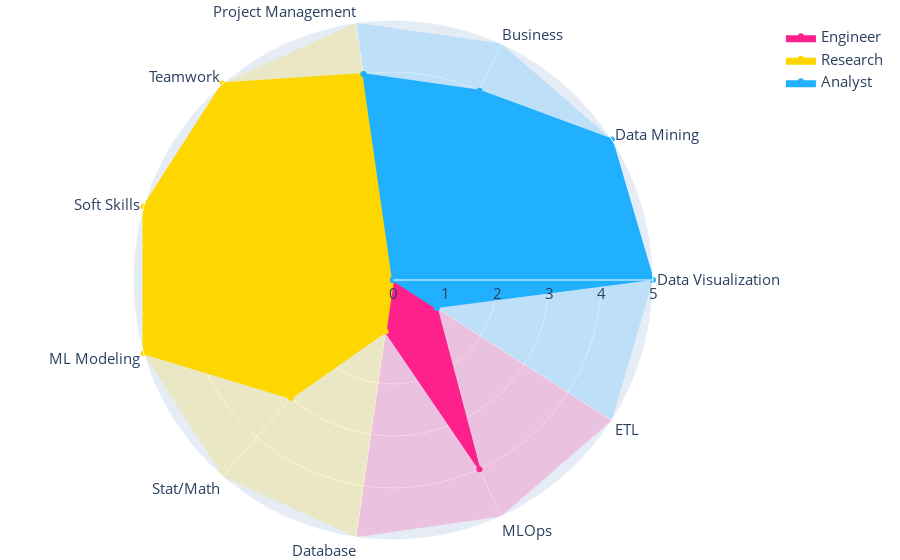

Notebook source saved alongside this figure:
### Code cell
import plotly.graph_objects as go
categories = ['Data Visualization', 'Data Mining', 'Business','Project Management','Teamwork','Soft Skills',
              'ML Modeling', 'Stat/Math', 'Database', 'MLOps','ETL']

fig = go.Figure()


fig.add_trace(go.Scatterpolar(
      r=[0,0,0,0,0,0,0,0,1,4,1],
      theta=categories,
      fill='toself',
      fillcolor='#fe218b',
      line_color='#fe218b',
        name='Engineer'
))

fig.add_trace(go.Scatterpolar(
      r=[0,0,0,0,0,0,0,0,5,5,5],
      theta=categories,
      fill='toself',
      fillcolor='#fe218b',
      opacity=0.2,
      mode="text",
      showlegend=False
))

fig.add_trace(go.Scatterpolar(
      r=[0,0,0,4,5,5,5,3,1,0,0],
      theta=categories,
      fill='toself',
      fillcolor='#fed700',
      line_color='#fed700',

      name='Research'
))

fig.add_trace(go.Scatterpolar(
      r=[0,0,0,5,5,5,5,5,5,0,0],
      theta=categories,
      fill='toself',
      fillcolor='#fed700',
      opacity=0.2,
      mode="text",
      showlegend=False
))



fig.add_trace(go.Scatterpolar(
      r=[5,5,4,4,0,0,0,0,0,0,1],
      theta=categories,
      fill='toself',
      fillcolor='#21b0fe',
      line_color='#21b0fe',

      name='Analyst'
))

fig.add_trace(go.Scatterpolar(
      r=[5,5,5,5,0,0,0,0,0,0,5],
      theta=categories,
      fill='toself',
      fillcolor='#21b0fe',
      opacity=0.2,
      mode="text",
      showlegend=False
))


fig.update_layout(
  polar=dict(
    radialaxis=dict(
      visible=True,
      range=[0, 5]
    )),
  showlegend=True
)
fig.update_layout(
    font=dict(
        family="Open Sans",
        size=15,  # Set the font size here
    )
)

fig.update_layout(
    margin=dict(l=20, r=20, t=20, b=20),
)



fig.show()

### Figure 1 — Plotly figure (JSON) as saved in the notebook; plotly's stock layout.template omitted (floating-point values rounded to 4 significant figures)
{"data": [{"fill": "toself", "fillcolor": "#fe218b", "line": {"color": "#fe218b"}, "name": "Engineer", "r": [0, 0, 0, 0, 0, 0, 0, 0, 1, 4, 1], "theta": ["Data Visualization", "Data Mining", "Business", "Project Management", "Teamwork", "Soft Skills", "ML Modeling", "Stat/Math", "Database", "MLOps", "ETL"], "type": "scatterpolar"}, {"fill": "toself", "fillcolor": "#fe218b", "mode": "text", "opacity": 0.2, "r": [0, 0, 0, 0, 0, 0, 0, 0, 5, 5, 5], "showlegend": false, "theta": ["Data Visualization", "Data Mining", "Business", "Project Management", "Teamwork", "Soft Skills", "ML Modeling", "Stat/Math", "Database", "MLOps", "ETL"], "type": "scatterpolar"}, {"fill": "toself", "fillcolor": "#fed700", "line": {"color": "#fed700"}, "name": "Research", "r": [0, 0, 0, 4, 5, 5, 5, 3, 1, 0, 0], "theta": ["Data Visualization", "Data Mining", "Business", "Project Management", "Teamwork", "Soft Skills", "ML Modeling", "Stat/Math", "Database", "MLOps", "ETL"], "type": "scatterpolar"}, {"fill": "toself", "fillcolor": "#fed700", "mode": "text", "opacity": 0.2, "r": [0, 0, 0, 5, 5, 5, 5, 5, 5, 0, 0], "showlegend": false, "theta": ["Data Visualization", "Data Mining", "Business", "Project Management", "Teamwork", "Soft Skills", "ML Modeling", "Stat/Math", "Database", "MLOps", "ETL"], "type": "scatterpolar"}, {"fill": "toself", "fillcolor": "#21b0fe", "line": {"color": "#21b0fe"}, "name": "Analyst", "r": [5, 5, 4, 4, 0, 0, 0, 0, 0, 0, 1], "theta": ["Data Visualization", "Data Mining", "Business", "Project Management", "Teamwork", "Soft Skills", "ML Modeling", "Stat/Math", "Database", "MLOps", "ETL"], "type": "scatterpolar"}, {"fill": "toself", "fillcolor": "#21b0fe", "mode": "text", "opacity": 0.2, "r": [5, 5, 5, 5, 0, 0, 0, 0, 0, 0, 5], "showlegend": false, "theta": ["Data Visualization", "Data Mining", "Business", "Project Management", "Teamwork", "Soft Skills", "ML Modeling", "Stat/Math", "Database", "MLOps", "ETL"], "type": "scatterpolar"}], "layout": {"autosize": true, "font": {"family": "Open Sans", "size": 15}, "margin": {"b": 20, "l": 20, "r": 20, "t": 20}, "polar": {"angularaxis": {"type": "category"}, "radialaxis": {"autorange": false, "range": [0, 5], "type": "linear", "visible": true}}, "showlegend": true}}
